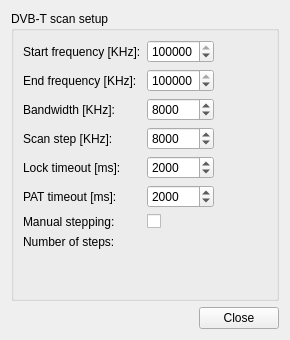
<?xml version="1.0" encoding="UTF-8"?>
<ui version="4.0">
 <class>ScanSetupDvbtWidget</class>
 <widget class="QWidget" name="ScanSetupDvbtWidget">
  <property name="geometry">
   <rect>
    <x>0</x>
    <y>0</y>
    <width>290</width>
    <height>340</height>
   </rect>
  </property>
  <property name="windowTitle">
   <string>Scan Setup</string>
  </property>
  <layout class="QVBoxLayout" name="verticalLayout">
   <item>
    <widget class="QGroupBox" name="groupBox">
     <property name="title">
      <string>DVB-T scan setup</string>
     </property>
     <layout class="QFormLayout" name="formLayout">
      <property name="fieldGrowthPolicy">
       <enum>QFormLayout::FieldsStayAtSizeHint</enum>
      </property>
      <item row="0" column="0">
       <widget class="QLabel" name="label">
        <property name="text">
         <string>Start frequency [KHz]:</string>
        </property>
       </widget>
      </item>
      <item row="0" column="1">
       <widget class="QSpinBox" name="startFrequency">
        <property name="maximum">
         <number>2000000</number>
        </property>
        <property name="value">
         <number>470000</number>
        </property>
       </widget>
      </item>
      <item row="1" column="0">
       <widget class="QLabel" name="label_2">
        <property name="text">
         <string>End frequency [KHz]:</string>
        </property>
       </widget>
      </item>
      <item row="1" column="1">
       <widget class="QSpinBox" name="endFrequency">
        <property name="maximum">
         <number>2000000</number>
        </property>
        <property name="value">
         <number>826000</number>
        </property>
       </widget>
      </item>
      <item row="2" column="0">
       <widget class="QLabel" name="label_5">
        <property name="text">
         <string>Bandwidth [KHz]:</string>
        </property>
       </widget>
      </item>
      <item row="2" column="1">
       <widget class="QSpinBox" name="bandwidth">
        <property name="maximum">
         <number>2000000</number>
        </property>
        <property name="value">
         <number>8000</number>
        </property>
       </widget>
      </item>
      <item row="3" column="0">
       <widget class="QLabel" name="label_3">
        <property name="text">
         <string>Scan step [KHz]:</string>
        </property>
       </widget>
      </item>
      <item row="3" column="1">
       <widget class="QSpinBox" name="scanStep">
        <property name="maximum">
         <number>2000000</number>
        </property>
        <property name="value">
         <number>8000</number>
        </property>
       </widget>
      </item>
      <item row="4" column="0">
       <widget class="QLabel" name="label_7">
        <property name="text">
         <string>Lock timeout [ms]:</string>
        </property>
       </widget>
      </item>
      <item row="4" column="1">
       <widget class="QSpinBox" name="lockTimeout">
        <property name="maximum">
         <number>2000000</number>
        </property>
        <property name="value">
         <number>2000</number>
        </property>
       </widget>
      </item>
      <item row="5" column="0">
       <widget class="QLabel" name="label_8">
        <property name="text">
         <string>PAT timeout [ms]:</string>
        </property>
       </widget>
      </item>
      <item row="5" column="1">
       <widget class="QSpinBox" name="patTimeout">
        <property name="maximum">
         <number>2000000</number>
        </property>
        <property name="value">
         <number>2000</number>
        </property>
       </widget>
      </item>
      <item row="6" column="0">
       <widget class="QLabel" name="label_9">
        <property name="text">
         <string>Manual stepping:</string>
        </property>
       </widget>
      </item>
      <item row="6" column="1">
       <widget class="QCheckBox" name="manualStepping">
        <property name="toolTip">
         <string>Frequency stepping during scan is done manually</string>
        </property>
        <property name="text">
         <string/>
        </property>
       </widget>
      </item>
      <item row="7" column="0">
       <widget class="QLabel" name="label_6">
        <property name="text">
         <string>Number of steps:</string>
        </property>
       </widget>
      </item>
      <item row="7" column="1">
       <widget class="QLabel" name="numberOfSteps">
        <property name="text">
         <string/>
        </property>
       </widget>
      </item>
     </layout>
    </widget>
   </item>
   <item>
    <widget class="QDialogButtonBox" name="buttonBox">
     <property name="standardButtons">
      <set>QDialogButtonBox::Close</set>
     </property>
    </widget>
   </item>
  </layout>
 </widget>
 <resources/>
 <connections>
  <connection>
   <sender>buttonBox</sender>
   <signal>clicked(QAbstractButton*)</signal>
   <receiver>ScanSetupDvbtWidget</receiver>
   <slot>close()</slot>
   <hints>
    <hint type="sourcelabel">
     <x>256</x>
     <y>294</y>
    </hint>
    <hint type="destinationlabel">
     <x>286</x>
     <y>270</y>
    </hint>
   </hints>
  </connection>
 </connections>
</ui>
